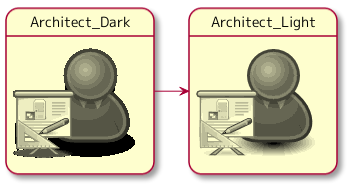
#> input picture architect.png, 349 x 184 px; its folder holds only this picture in this run
$ python conv_icon.py
#> lines starting #> are read from the running program, lines starting #| are printed output that depends on the picture
# -*- coding: utf-8 -*-
"""
conv_icon.py - Script to convert icon images

## Usage
$ mkdir ./osa_puml
$ cd ./osa_puml
$ wget http://www.opensecurityarchitecture.org/downloads/13_05_osa_icons_png.zip
$ mkdir ./icons
$ cd ./icons
$ unzip ../13_05_osa_icons_png.zip
$ python3 ../conv_icon.py
$ cd ..
$ wget https://github.com/milo-minderbinder/AWS-PlantUML/archive/18.2.22.tar.gz -O AWS-PlantUML-18.2.22.tar.gz
$ tar zxf AWS-PlantUML-18.2.22.tar.gz
$ cd AWS-PlantUML-18.2.22
$ python3 puml.py -c ./puml.ini ../icons
$ mkdir ../osa
$ cp dist/osa/*/*.puml ../osa
"""

import glob
import re
import os
from PIL import Image

def im_conv(file):
#> called with file = 'architect.png'
    im = Image.open(file)
#> im is the input picture: PIL image 349x184 RGBA; mean R, G, B, A 211.1, 205, 178.3, 255
    bg = Image.new('RGBA', im.size, (255, 255, 255))
#> bg: PIL image 349x184 RGBA; every value is 255
    im = Image.alpha_composite(bg, im).convert("L")
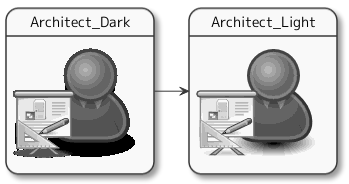
#> im: PIL image 349x184 L; min 0, max 255, mean 204
    _min, _max = im.getextrema()
    lut = [round(255 * (k - _min) / (_max - _min)) for k in range(256)]
#> lut = 256 values from 0 to 255
    im = im.point(lut)
    _gamma = 1.2
    lut = [round(255 * (k / 255)**(1.0 / _gamma)) for k in range(256)]
    im = im.point(lut)
    im.convert("RGB").save(file)

L = glob.glob("*.png")
L.sort()

for file in L:
    im_conv(file)

TRANSLATIONS = (
    ('arrow_green_', 'arrow_'),
    ('arrow_yellow_', 'arrow_'),
    ('desktop_imac', 'iMac'),
    ('-generic', ''),
    ('user_blue_', 'user_'),
    ('user_green_', 'user_'),
    ('user_large_group', 'users_large_group'),
    ('users_blue_green', 'users_group'),
)

R = [re.sub('osa_', '', s) for s in L]
for pattern, repl in TRANSLATIONS:
    R = [re.sub(pattern, repl, s) for s in R]
R = [re.sub('_', '-', s) for s in R]
R = ["osa_" + s for s in R]

for src, dst in zip(L, R):
    os.rename(src, dst)
